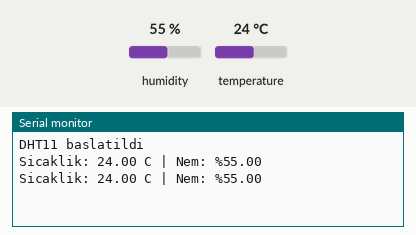
A sketch run on a simulated Arduino Uno, built with avr-gcc and run on an emulated ATmega328P. Parts: the last lines printed to the serial monitor. The test bench sets the inputs (shaded band); at power-on: humidity 55 %, temperature 24 °C.

Above: at 2.8 s.
2.9 s: humidity set to 22 %
At 4.9 s:
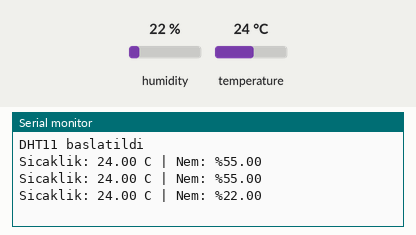
5.6 s: temperature set to 12 °C
At 7.3 s:
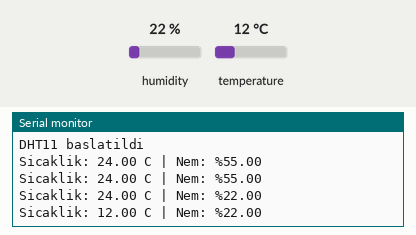
8.3 s: humidity set to 40 %
At 11.0 s:
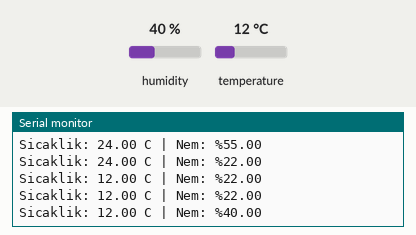
Timing chart, 0 to 12.5 s (numbered marks = the images above; inputs shaded):
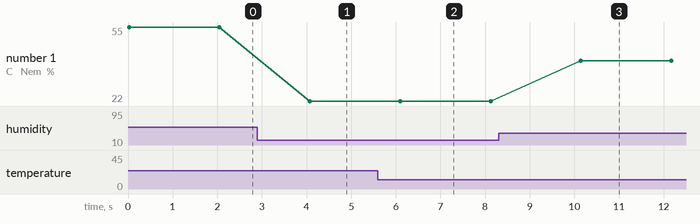

The sketch:

08-dht11.ino
```cpp
// Ref: docs/malzemeler.md#dht11
// Faz 2 — Modül 08: DHT11 Sicaklik ve Nem
// Kurulum: Arduino IDE → Kutuphane Yoneticisi → "DHT sensor library" (Adafruit)
// Baglanti: VCC→5V, GND→GND, DATA→D4 (ESP D2/D3 kullandigi icin)

#include <DHT.h>

#define DHT_PIN 4
#define DHT_TYPE DHT11

DHT dht(DHT_PIN, DHT_TYPE);

void setup() {
  Serial.begin(9600);
  dht.begin();
  Serial.println("DHT11 baslatildi");
}

void loop() {
  float humidity = dht.readHumidity();
  float temperature = dht.readTemperature();

  if (isnan(humidity) || isnan(temperature)) {
    Serial.println("DHT11 okuma hatasi!");
    delay(2000);
    return;
  }

  Serial.print("Sicaklik: ");
  Serial.print(temperature);
  Serial.print(" C | Nem: %");
  Serial.println(humidity);

  delay(2000);
}
```

Measured:
- after the input at 2.9 s, the serial monitor: prints a new line after 1.2 s (image 1)
- after the input at 5.6 s, the serial monitor: prints a new line after 0.50 s (image 2)
- after the input at 8.3 s, the serial monitor: prints a new line after 1.8 s (image 3)
- plotted number 1: 55 → 22 after the input at 2.9 s, 22 → 40 after the input at 8.3 s
